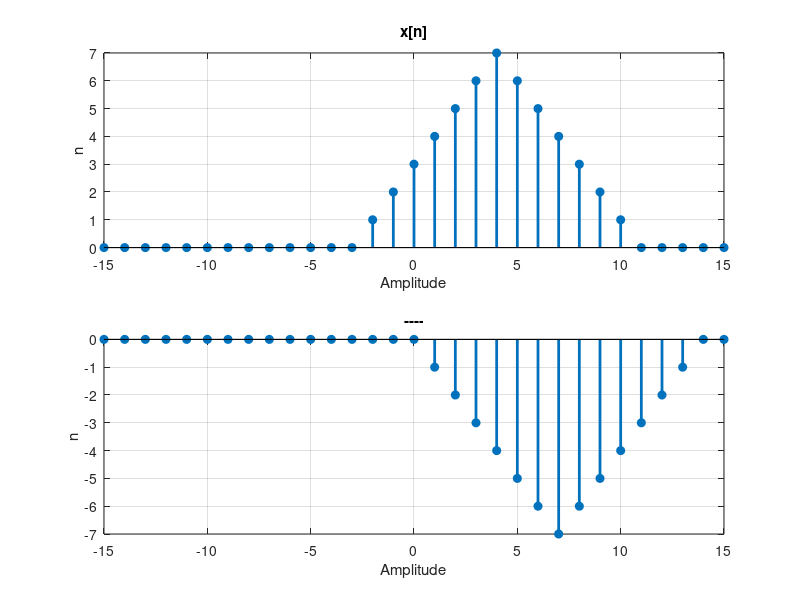

This chart was generated by the following MATLAB code:
% Q3 part 3

n = -15:15;
x = zeros(size(n));
close all
subplot(2,1,1)
x = (n+3).*[n>=-2 & n<=4] + (11-n).*[n>4 & n<=10];
stem(n,x,"filled","linewidth",2)
grid
xlabel("Amplitude")
ylabel("n")
title("x[n]")
 
subplot(2,1,2)
b = -(n).*[n>=1 & n<=7] + (n-14).*[n>7 & n<=13]
stem(n,b,"filled","linewidth",2)
grid
xlabel("Amplitude")
ylabel("n")
title("----")